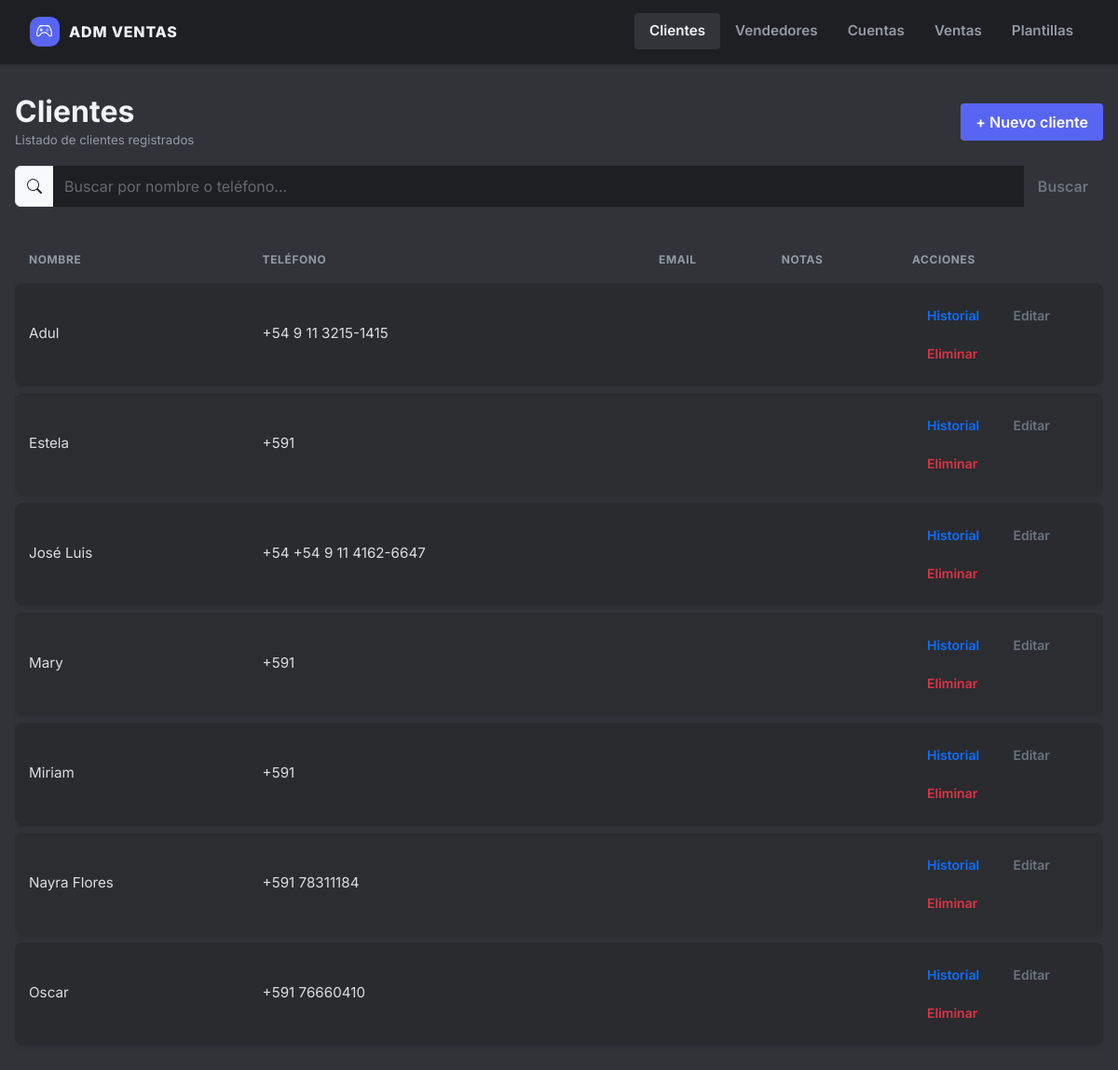
Screenshot of /clientes with the database file from the repository.
### app.py (models this page shows)
class Client(db.Model):
    id = db.Column(db.Integer, primary_key=True)
    name = db.Column(db.String(120), nullable=False)
    country_code = db.Column(db.String(5))  # 591, 54, 56
    phone = db.Column(db.String(50))
    email = db.Column(db.String(120))
    notes = db.Column(db.Text)

### app.py (the view, shortened to what this page needs)
@app.route('/clientes')
def clientes():
    q = request.args.get('q', '', type=str)
    query = Client.query
    clients = query.order_by(Client.name.asc()).all()
    return render_template('clientes.html', clients=clients)

### templates/clientes.html
{% extends "base.html" %}
{% block content %}
<div class="d-flex justify-content-between align-items-center mb-3">
  <div>
    <h2 class="mb-0">Clientes</h2>
    <small class="text-muted">Listado de clientes registrados</small>
  </div>
  <a class="btn btn-primary" href="{{ url_for('nuevo_cliente') }}">+ Nuevo cliente</a>
</div>
<form method="get" class="mb-3">
  <div class="input-group">
    <span class="input-group-text"><i class="bi bi-search"></i></span>
    <input type="text" name="q" class="form-control" placeholder="Buscar por nombre o teléfono..."
           value="{{ request.args.get('q', '') }}">
    <button class="btn btn-outline-secondary" type="submit">Buscar</button>
  </div>
</form>
<div class="table-responsive">
  <table class="table table-striped align-middle mb-0">
    <thead>
      <tr>
        <th>Nombre</th>
        <th>Teléfono</th>
        <th>Email</th>
        <th>Notas</th>
        <th style="width: 220px;">Acciones</th>
      </tr>
    </thead>
    <tbody>
      {% if clients %}
        {% for c in clients %}
          <tr>
            <td>{{ c.name }}</td>
            <td>
              {% if c.country_code %}+{{ c.country_code }} {% endif %}
              {{ c.phone or '' }}
            </td>
            <td>{{ c.email or '' }}</td>
            <td>{{ c.notes or '' }}</td>
            <td>
              <a class="btn btn-sm btn-outline-primary mb-1"
                 href="{{ url_for('detalle_cliente', client_id=c.id) }}">
                Historial
              </a>
              <a class="btn btn-sm btn-outline-secondary mb-1"
                 href="{{ url_for('editar_cliente', client_id=c.id) }}">
                Editar
              </a>
              <form method="post"
                    action="{{ url_for('eliminar_cliente', client_id=c.id) }}"
                    style="display:inline-block;"
                    onsubmit="return confirm('¿Seguro que deseas eliminar este cliente?');">
                <button class="btn btn-sm btn-outline-danger">Eliminar</button>
              </form>
            </td>
          </tr>
        {% endfor %}
      {% else %}
        <tr>
          <td colspan="5" class="text-center text-muted">No hay clientes registrados.</td>
        </tr>
      {% endif %}
    </tbody>
  </table>
</div>
{% endblock %}

### templates/base.html (style rules this page uses)
:root { --d-bg-tertiary: #1e1f22; --d-bg-secondary: #2b2d31; --d-bg-primary: #313338; --d-bg-hover: #373a40; --d-blurple: #5865F2; --d-blurple-hover: #4752c4; --d-green: #23a559; --d-red: #da373c; --d-yellow: #f0b232; --d-text-header: #f2f3f5; --d-text-normal: #dbdee1; --d-text-muted: #949ba4; }
body { background-color: var(--d-bg-primary); color: var(--d-text-normal); font-family: 'Inter', system-ui, -apple-system, sans-serif; font-size: 0.95rem; }
h1, h2, h3, h4, h5, h6, .h1, .h2, .h3, .h4, .h5, .h6, .display-4, .display-5 { color: var(--d-text-header) !important; font-weight: 700; }
.text-muted, .text-secondary, label, .form-label, small { color: var(--d-text-muted) !important; }
table.table { border-collapse: separate !important; border-spacing: 0 8px !important; margin-top: 1rem; --bs-table-bg: transparent; }
table.table tbody tr { background-color: var(--d-bg-secondary) !important; box-shadow: 0 2px 4px rgba(0, 0, 0, 0.1); transition: transform 0.2s ease, background-color 0.2s; }
table.table tbody td { border: none !important; padding: 16px 15px !important; vertical-align: middle; color: var(--d-text-normal); }
table.table tbody tr td:first-child { border-top-left-radius: 8px; border-bottom-left-radius: 8px; border-left: 4px solid var(--d-blurple); }
table.table tbody tr td:last-child { border-top-right-radius: 8px; border-bottom-right-radius: 8px; }
table.table thead th { border-bottom: none !important; color: var(--d-text-muted); font-size: 0.75rem; text-transform: uppercase; font-weight: 700; letter-spacing: 0.05em; padding-left: 15px; }
.form-control, .form-select { background-color: var(--d-bg-tertiary) !important; border: none; color: var(--d-text-header) !important; padding: 10px 12px; border-radius: 4px; }
.form-control::placeholder { color: var(--d-text-muted) !important; opacity: 0.6; }
.btn { border-radius: 4px; font-weight: 600; padding: 0.5rem 1rem; border:none; }
.btn-primary { background-color: var(--d-blurple); color: white; }

### rows the page displays
Client: name "Adul", country_code "54", phone "9 11 3215-1415"
Client: name "Estela", country_code "591"
Client: name "José Luis", country_code "54", phone "+54 9 11 4162-6647"
Client: name "Mary", country_code "591"
Client: name "Miriam", country_code "591"
Client: name "Nayra Flores", country_code "591", phone "78311184"
Client: name "Oscar", country_code "591", phone "76660410"
